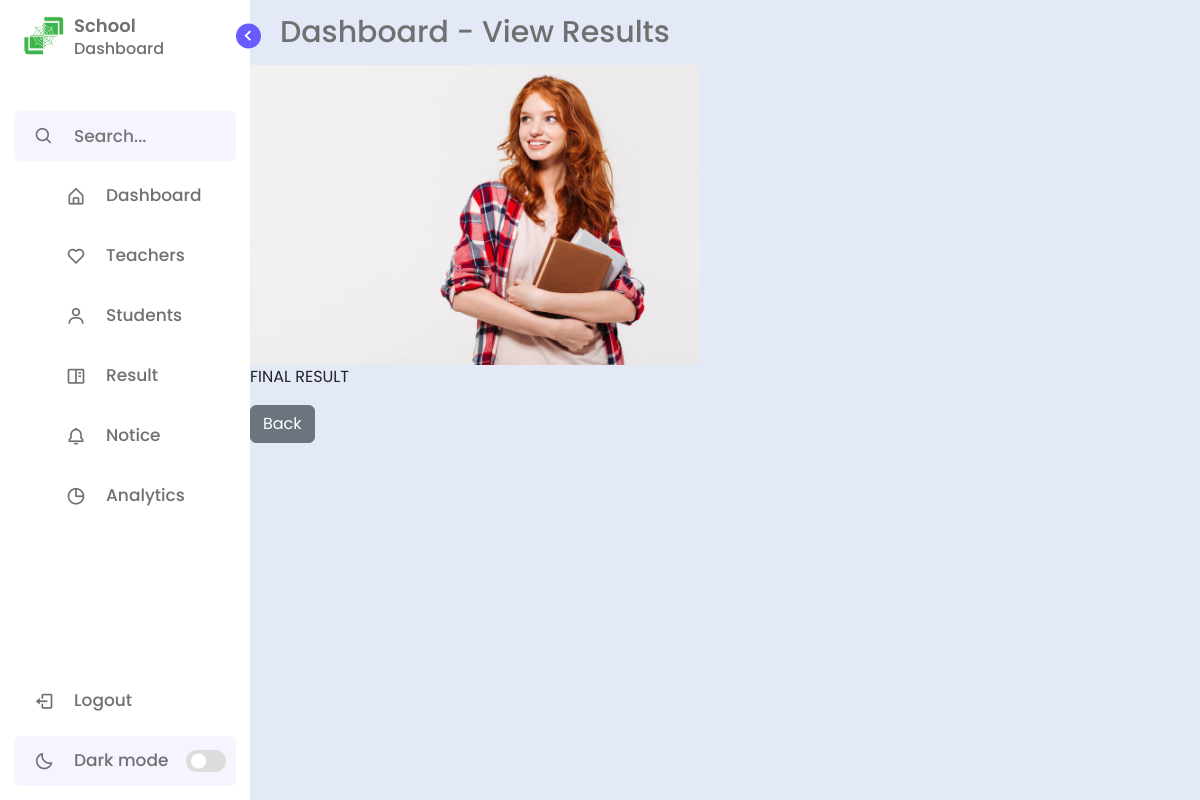
The page /view-result/6 on the database its author committed.
### adminsite/models.py (models this page shows, shortened)
class Result(models.Model):
    image = models.ImageField(default = '',upload_to = '')
    batch = models.DateField(auto_now=False,auto_now_add=False)
    title = models.CharField(max_length=300,default = '')
    standard = models.CharField(max_length=30,default='')

### adminsite/views.py (the view)
# urls.py: path('view-result/<str:pk>',views.viewresults,name='view-result'),
def viewresults(request,pk):
    result = Result.objects.get( id = pk)
    form = TeacherForm(request.POST,instance= result)
    context = {
        'result':result,
        'form':form,
    }
    return render(request, 'adminsite/viewresult.html',context)

### adminsite/forms.py
class TeacherForm(forms.ModelForm):
    class Meta:
        model = Teacher
        fields = '__all__'
        labels ={
            'name' :'',
            'address' :'',
            'joined_date' :'',
            'contact' :'',
        }
        widgets = {
           'name': forms.TextInput(attrs={
            'class' : 'form-control','placeholder':'Name'
            }),
            'address': forms.TextInput(attrs={
            'class':'form-control','placeholder': 'Enter Address'
            }),
            'joined_date': forms.DateInput(attrs={
                'class':'form-control','placeholder': 'joined date'
            }),
            'contact':forms.TextInput(attrs={
                'class':'form-control','placeholder': 'Contact'
            }),
            'teaches':forms.Select(attrs= {
                'class':'form-control','placeholder': 'Teaches'
            }),
        }

### adminsite/templates/adminsite/viewresult.html (shortened to what this page needs)
{% extends 'adminsite/main_dash.html' %}
{% load static %}
{% block content %}
<section class="home">
    <div class="text">Dashboard - View Results</div>
        <div class = 'result'>
            <img  src = "/images/{{result.image}}">
            <p>  {{result.title}}</p>
            <a class='btn btn-secondary ' href = "{% url 'result' %}">Back</a>
        </div>
{% endblock %}

### static/css/dashboard.css (style rules this page uses)
* { margin: 0; padding: 0; box-sizing: border-box; font-family: 'Poppins', sans-serif; }
:root { --body-color: #E4E9F7; --sidebar-color: #FFF; --primary-color: #695CFE; --primary-color-light: #F6F5FF; --toggle-color: #DDD; --text-color: #707070; --tran-03: all 0.2s ease; --tran-03: all 0.3s ease; --tran-04: all 0.3s ease; --tran-05: all 0.3s ease; }
body { min-height: 100vh; background-color: var(--body-color); transition: var(--tran-05); }
.home { position: absolute; top: 0; top: 0; left: 250px; width: calc(100% - 250px); background-color: var(--body-color); transition: var(--tran-05); }
.home .text { font-size: 30px; font-weight: 500; color: var(--text-color); padding: 10px 30px; }

### adminsite/templates/adminsite/viewresult.html (style rules this page uses)
.result img { height: 300px; max-width: 100%; }
.result p { text-transform: uppercase; }

### rows shown on the page
Result: image (picture), title "FINAL RESULT"
